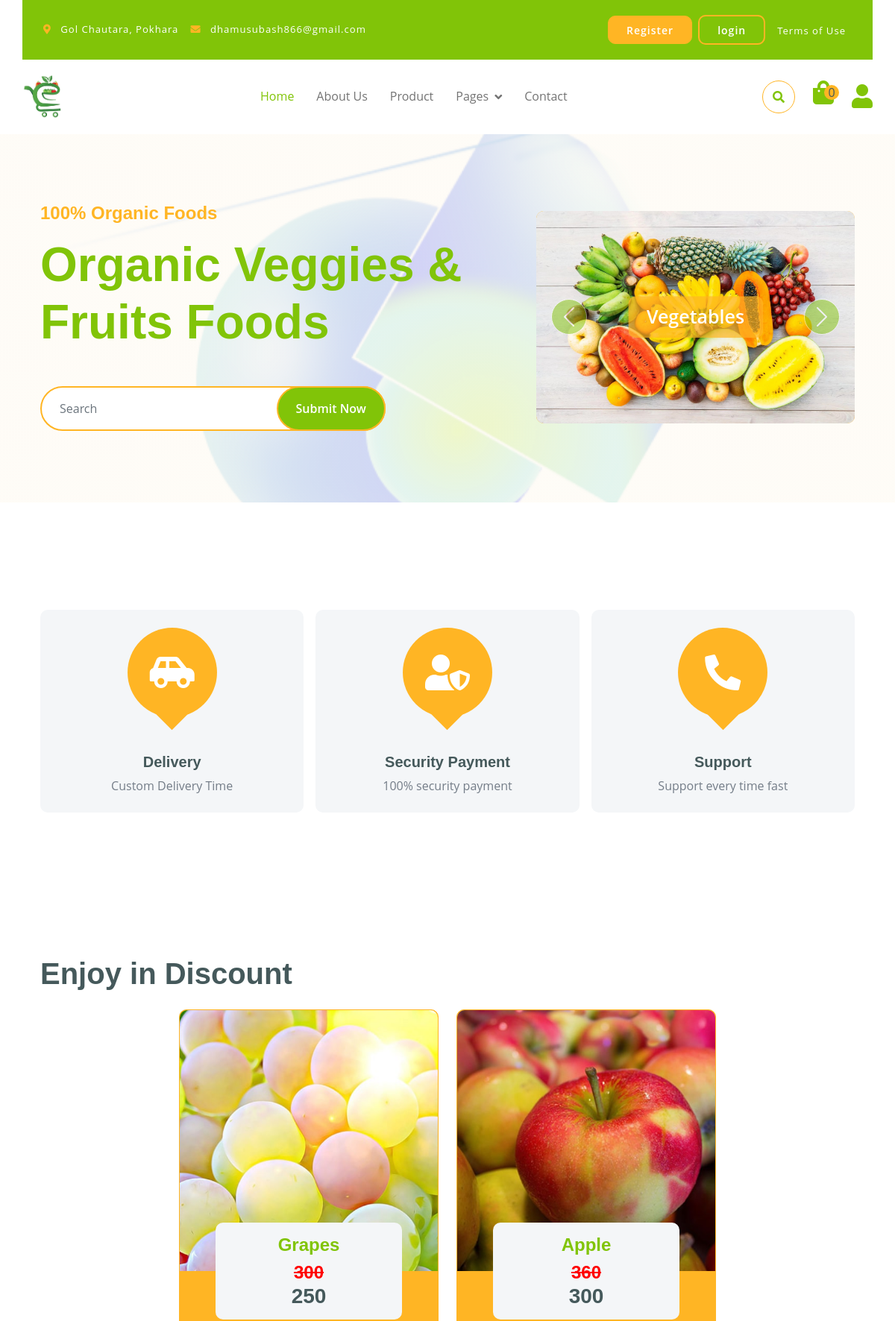
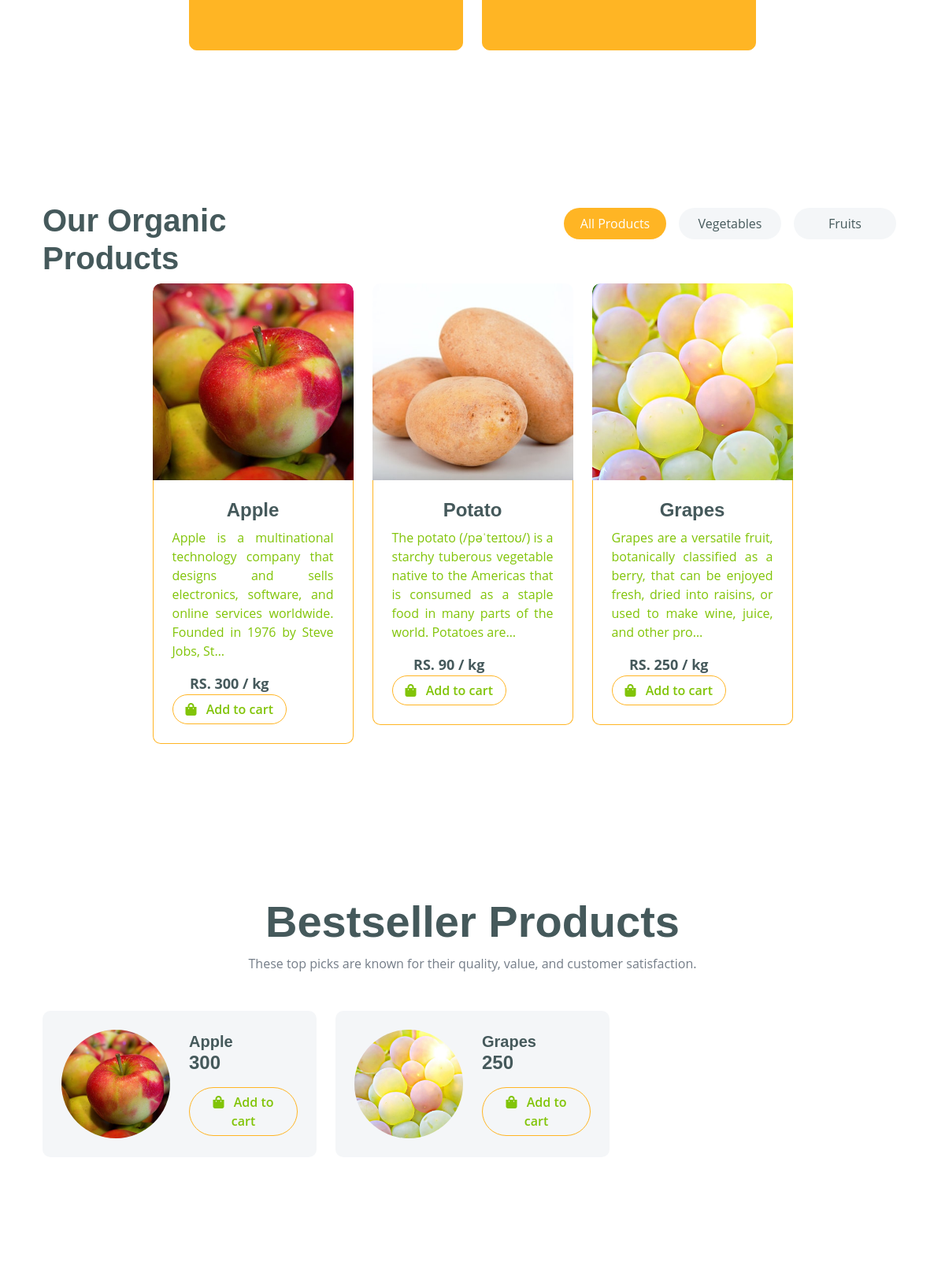
The page / (upper part) on the database its author committed (2 pictures, top to bottom).
### sabji/models.py (models this page shows, shortened)
class Category(models.Model):
    name = models.CharField(max_length=100)
    image = models.ImageField(upload_to='category_images/', blank=True, null=True)

class Product(models.Model):
    name = models.CharField(max_length=100)
    price = models.IntegerField(help_text='Price per kilo')
    pre_discount_price = models.IntegerField(blank=True, null=True)
    description = models.TextField()
    image = models.ImageField(upload_to='product_images/')
    quantity = models.IntegerField()
    farmer = models.ForeignKey(CustomUser, on_delete=models.CASCADE, related_name='products', limit_choices_to={'is_farmer': True})
    date_added = models.DateTimeField(auto_now_add=True)
    category = models.ForeignKey('Category', on_delete=models.SET_NULL, related_name='products',null=True)

### sabji/views.py (the view)
# urls.py: path('',views.index,name="index"),
def index(request):
    return render(request, 'user/index.html',)

### sabji/processors.py (called while the page is built)
def productprocessor(request):
    products = Product.objects.filter(quantity__gt=0)
    lowest_price = products.filter(quantity__gt=0).order_by('price').first()
    return {'products': products, 'lowest_price': lowest_price}

def categoryprocessor(request):
    categories = Category.objects.all()
    return {'categories': categories}

def discountprocessor(request):
    discounted_products = Product.objects.filter(pre_discount_price__gt=0)
    return {'discounted_products': discounted_products}

def cartprocessor(request):
    cart_count = 0
    if request.user.is_authenticated:
        cart_count = request.user.cart_items.filter(active=True).count()
    return {'cart_count': cart_count}

def bestsellerprocessor(request):
    bestseller_data = (
        OrderItem.objects.values('product__id', 'product__name')
        .annotate(total_quantity=Sum('quantity'))
        .order_by('-total_quantity', 'product__name')  # Order by total quantity sold, then by product name
    )
    bestseller_ids = [item['product__id'] for item in bestseller_data[:3]]
    bestseller = Product.objects.filter(id__in=bestseller_ids)
    return {'bestsellers': bestseller}

### templates/user/index.html (shortened to what this page needs)
{% extends 'base.html' %}
{% block content %}
  <div class="container-fluid py-5 mb-5 hero-header">
    <div class="container py-5">
      <div class="row g-5 align-items-center">
        <div class="col-md-12 col-lg-7">
          <h4 class="mb-3 text-secondary">100% Organic Foods</h4>
          <h1 class="mb-5 display-3 text-primary">Organic Veggies & Fruits Foods</h1>
          <form class="position-relative mx-auto" action="{% url 'search' %}" method="get">
            <input class="form-control border-2 border-secondary w-75 py-3 px-4 rounded-pill" type="search" name="query" placeholder="Search" />
            <button type="submit" class="btn btn-primary border-2 border-secondary py-3 px-4 position-absolute rounded-pill text-white h-100" style="top: 0; right: 25%;">Submit Now</button>
          </form>
        </div>
        <div class="col-md-12 col-lg-5">
          <div id="carouselId" class="carousel slide position-relative" data-bs-ride="carousel">
            <div class="carousel-inner" role="listbox">
              {% for cat in categories %}
              <div class="carousel-item {% if forloop.first %} active {% endif %} rounded">
                <img src="{% if cat.image %}{{cat.image.url}}{% endif %}" class="img-fluid w-100 h-100 bg-secondary rounded" alt="{{cat.name}}" />
                <a href="#" class="btn px-4 py-2 text-white rounded">{{cat.name}}</a>
              </div>
              {% endfor %}
            </div>
            <button class="carousel-control-prev" type="button" data-bs-target="#carouselId" data-bs-slide="prev">
              <span class="carousel-control-prev-icon" aria-hidden="true"></span>
            </button>
            <button class="carousel-control-next" type="button" data-bs-target="#carouselId" data-bs-slide="next">
              <span class="carousel-control-next-icon" aria-hidden="true"></span>
            </button>
          </div>
        </div>
      </div>
    </div>
  </div>
  <div class="container-fluid featurs py-5">
    <div class="container py-5">
      <div class="row g-3">
        <div class="col-md-6 col-lg-4">
          <div class="featurs-item text-center rounded bg-light p-4">
            <div class="featurs-icon btn-square rounded-circle bg-secondary mb-5 mx-auto">
              <i class="fas fa-car-side fa-3x text-white"></i>
            </div>
            <div class="featurs-content text-center">
              <h5>Delivery</h5>
              <p class="mb-0">Custom Delivery Time</p>
            </div>
          </div>
        </div>
        <div class="col-md-6 col-lg-4">
          <div class="featurs-item text-center rounded bg-light p-4">
            <div class="featurs-icon btn-square rounded-circle bg-secondary mb-5 mx-auto">
              <i class="fas fa-user-shield fa-3x text-white"></i>
            </div>
            <div class="featurs-content text-center">
              <h5>Security Payment</h5>
              <p class="mb-0">100% security payment</p>
            </div>
          </div>
        </div>
        <div class="col-md-6 col-lg-4">
          <div class="featurs-item text-center rounded bg-light p-4">
            <div class="featurs-icon btn-square rounded-circle bg-secondary mb-5 mx-auto">
              <i class="fa fa-phone-alt fa-3x text-white"></i>
            </div>
            <div class="featurs-content text-center">
              <h5>Support</h5>
              <p class="mb-0">Support every time fast</p>
            </div>
          </div>
        </div>
      </div>
    </div>
  </div>
  <div class="container-fluid service py-5">
    <div class="container py-5">
      <h1 class="mb-4">Enjoy in Discount</h1>
      <div class="row g-4 justify-content-center">
      {% for product in discounted_products|dictsortreversed:"id"|slice:":3" %}
      <div class="col-md-6 col-lg-4">
        <a href="{% url 'productDetail' product.id %}">
        <div class="service-item bg-secondary rounded border border-secondary">
          <img src="{{product.image.url}}" class="img-fluid rounded-top w-100" style="height: 350px; object-fit: cover;" alt="" />
          <div class="px-4 rounded-bottom">
          <div class="service-content bg-light text-center p-3 rounded">
            <h4 class="text-primary">{{ product.name }}</h4>
            <h4 class="mb-0"> <del style="color:red">{{ product.pre_discount_price }}</del></h4>
            <h3 class="mb-0"> {{ product.price }}</h3>
          </div>
          </div>
        </div>
        </a>
      </div>
      {% empty %}
        <p class="text-center">No Discounted Products</p>
      {% endfor %}
      </div>
    </div>
  </div>
  <div class="container-fluid fruite py-5">
    <div class="container py-5">
      <div class="tab-class text-center">
        <div class="row g-4">
          <div class="col-lg-4 text-start">
            <h1>Our Organic Products</h1>
          </div>
          <div class="col-lg-8 text-end">
            <ul class="nav nav-pills d-inline-flex text-center mb-5">
              <li class="nav-item">
                <a class="d-flex m-2 py-2 bg-light rounded-pill active" data-bs-toggle="pill" href="#tab-0"><span class="text-dark" style="width: 130px">All Products</span></a>
              </li>
              {% for category in categories %}
                <li class="nav-item">
                  <a class="d-flex m-2 py-2 bg-light rounded-pill" data-bs-toggle="pill" href="#tab-{{ category.id }}"><span class="text-dark" style="width: 130px">{{ category.name }}</span></a>
                </li>
              {% endfor %}
            </ul>
          </div>
        </div>
        <div class="tab-content">
          <div id="tab-0" class="tab-pane fade show p-0 active">
            <div class="row g-4">
              <div class="col-lg-12">
                <div class="row g-4 justify-content-center">
                  {% for product in products %}
                    <div class="col-md-6 col-lg-4 col-xl-3  h-100">
                      <a href="{% url 'productDetail' product.id %}">
                        <div class="rounded position-relative fruite-item">
                          <div class="fruite-img">
                            <img src="{{ product.image.url }}" class="img-fluid w-100 rounded-top" style="height: 250px; object-fit: cover;" alt="" />
                          </div>
                          <div class="p-4 border border-secondary border-top-0 rounded-bottom">
                            <h4>{{ product.name }}</h4>
                            <p style="text-align: justify;">{{ product.description|truncatechars:155 }}</p>
                            <div class="d-flex justify-content-between flex-lg-wrap">
                                <p class="text-dark fw-bold mb-0" style="font-size: 18px;">RS. {{ product.price }} / kg</p>
                                {% if user.is_authenticated %}
                                <a href="#" class="btn border border-secondary rounded-pill px-3 text-primary"
                                    hx-get="{% url 'add_to_cart' product.id 1 %}"
                                    hx-target="#cartCount"
                                    hx-swap="outerHTML"
                                    hx-trigger="click">
                                    <i class="fa fa-shopping-bag me-2 text-primary"></i>
                                    Add to cart
                                </a>
                            {% else %}
                                <button type="button" class="btn border border-secondary rounded-pill px-3 text-primary" data-bs-toggle="modal" data-bs-target="#loginModal">
                                    <i class="fa fa-shopping-bag me-2 text-primary"></i>
                                    Add to cart
                                </button>
                            {% endif %}
                            </div>
                          </div>
                        </div>
                      </a>
                    </div>
                  {% endfor %}
                </div>
              </div>
            </div>
          </div>
        </div>
      </div>
    </div>
  </div>
  <div class="container-fluid py-5">
    <div class="container py-5">
      <div class="text-center mx-auto mb-5" style="max-width: 700px;">
        <h1 class="display-4">Bestseller Products</h1>
        <p>These top picks are known for their quality, value, and customer satisfaction.</p>
      </div>
      <div class="row g-4">
        {% for bs in bestsellers %}
        <div class="col-lg-6 col-xl-4">
          <div class="p-4 rounded bg-light">
            <div class="row align-items-center">
              <div class="col-6">
                <img src="{{ bs.image.url }}" class="img-fluid rounded-circle w-100" alt="{{ bs.name }}" />
              </div>
              <div class="col-6">
                <a href="{% url 'productDetail' bs.id %}" class="h5">{{ bs.name }}</a>
                <h4 class="mb-3">{{ bs.price }}</h4>
                {% if user.is_authenticated %}
                <a href="#" class="btn border border-secondary rounded-pill px-3 text-primary"
                    hx-get="{% url 'add_to_cart' bs.id 1 %}"
                    hx-target="#cartCount"
                    hx-swap="outerHTML"
                    hx-trigger="click">
                    <i class="fa fa-shopping-bag me-2 text-primary"></i>
                    Add to cart
                </a>
            {% else %}
                <button type="button" class="btn border border-secondary rounded-pill px-3 text-primary" data-bs-toggle="modal" data-bs-target="#loginModal">
                    <i class="fa fa-shopping-bag me-2 text-primary"></i>
                    Add to cart
                </button>
            {% endif %}
              </div>
            </div>
          </div>
        </div>
        {% empty %}
          <p class="text-center">No Bestseller Products</p>
        {% endfor %}
      </div>
    </div>
  </div>
{% endblock %}

### static/css/style.css (style rules this page uses)
.btn { font-weight: 600; transition: .5s; }
.btn-square { width: 32px; height: 32px; }
.btn-square, .btn-sm-square, .btn-md-square, .btn-lg-square { padding: 0; display: flex; align-items: center; justify-content: center; font-weight: normal; }
.btn.border-secondary { transition: 0.5s; }
.hero-header { background: linear-gradient(rgba(248, 223, 173, 0.1), rgba(248, 223, 173, 0.1)), url(../img/hero-img.png); background-position: center center; background-repeat: no-repeat; background-size: cover; }
.carousel-item { position: relative; }
.carousel-item a { position: absolute; top: 50%; left: 50%; transform: translate(-50%, -50%); font-size: 25px; background: linear-gradient(rgba(255, 181, 36, 0.7), rgba(255, 181, 36, 0.7)); }
.carousel-control-next, .carousel-control-prev { width: 48px; height: 48px; border-radius: 48px; border: 1px solid var(--bs-white); background: var(--bs-primary); position: absolute; top: 50%; transform: translateY(-50%); }
.carousel-control-next { margin-right: 20px; }
.carousel-control-prev { margin-left: 20px; }
@media (min-width: 992px) { .hero-header, .page-header { margin-top: 152px !important; } }
.featurs .featurs-item .featurs-icon { position: relative; width: 120px; height: 120px; }
.featurs .featurs-item .featurs-icon::after { content: ""; width: 35px; height: 35px; background: var(--bs-secondary); position: absolute; bottom: -10px; transform: translate(-50%); transform: rotate(45deg); background: var(--bs-secondary); }
.service .service-item .service-content { position: relative; width: 250px; height: 130px; top: -50%; left: 50%; transform: translate(-50%, -50%); }
.fruite .tab-class .nav-item a.active { background: var(--bs-secondary) !important; }
.fruite .tab-class .nav-item a.active span { color: var(--bs-white) !important; }
.fruite .fruite-item { height: 100%; transition: 0.5s; }
.fruite .fruite-item .fruite-img { overflow: hidden; transition: 0.5s; border-radius: 10px 10px 0 0; }
.fruite .fruite-item .fruite-img img { transition: 0.5s; }

### rows shown on the page
Category: image (picture), name "Vegetables"
Product: image (picture), name "Grapes", pre_discount_price "300", price "250", description "Grapes are a versatile fruit, botanically classified as a berry, that can be enjoyed fresh, dried into raisins, or used to make wine, juice, and other pro…"
Product: image (picture), name "Apple", pre_discount_price "360", price "300", description "Apple is a multinational technology company that designs and sells electronics, software, and online services worldwide. Founded in 1976 by Steve Jobs, St…"
Category: name "Fruits"
Product: image (picture), name "Potato", description "The potato (/pəˈteɪtoʊ/) is a starchy tuberous vegetable native to the Americas that is consumed as a staple food in many parts of the world. Potatoes are…", price "90"

### other values the page prints
{{ cart_count }} "0"
